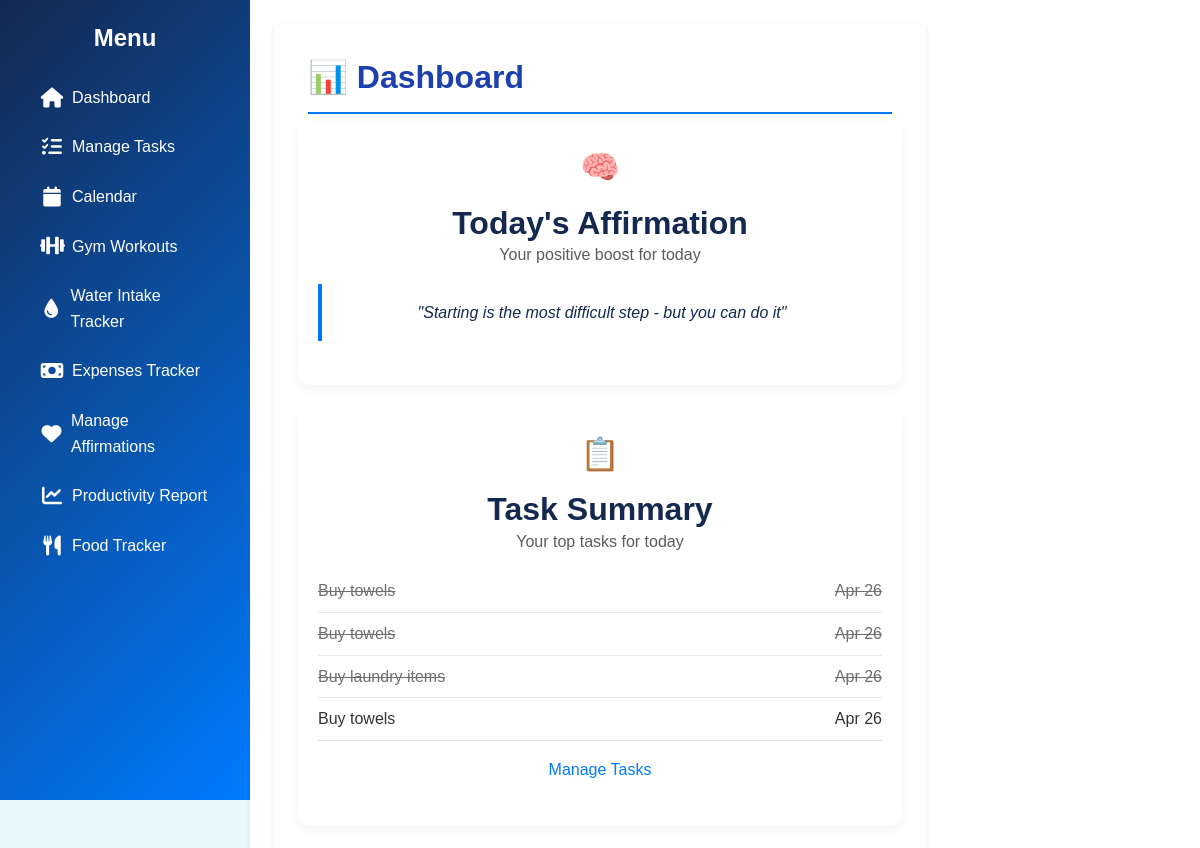
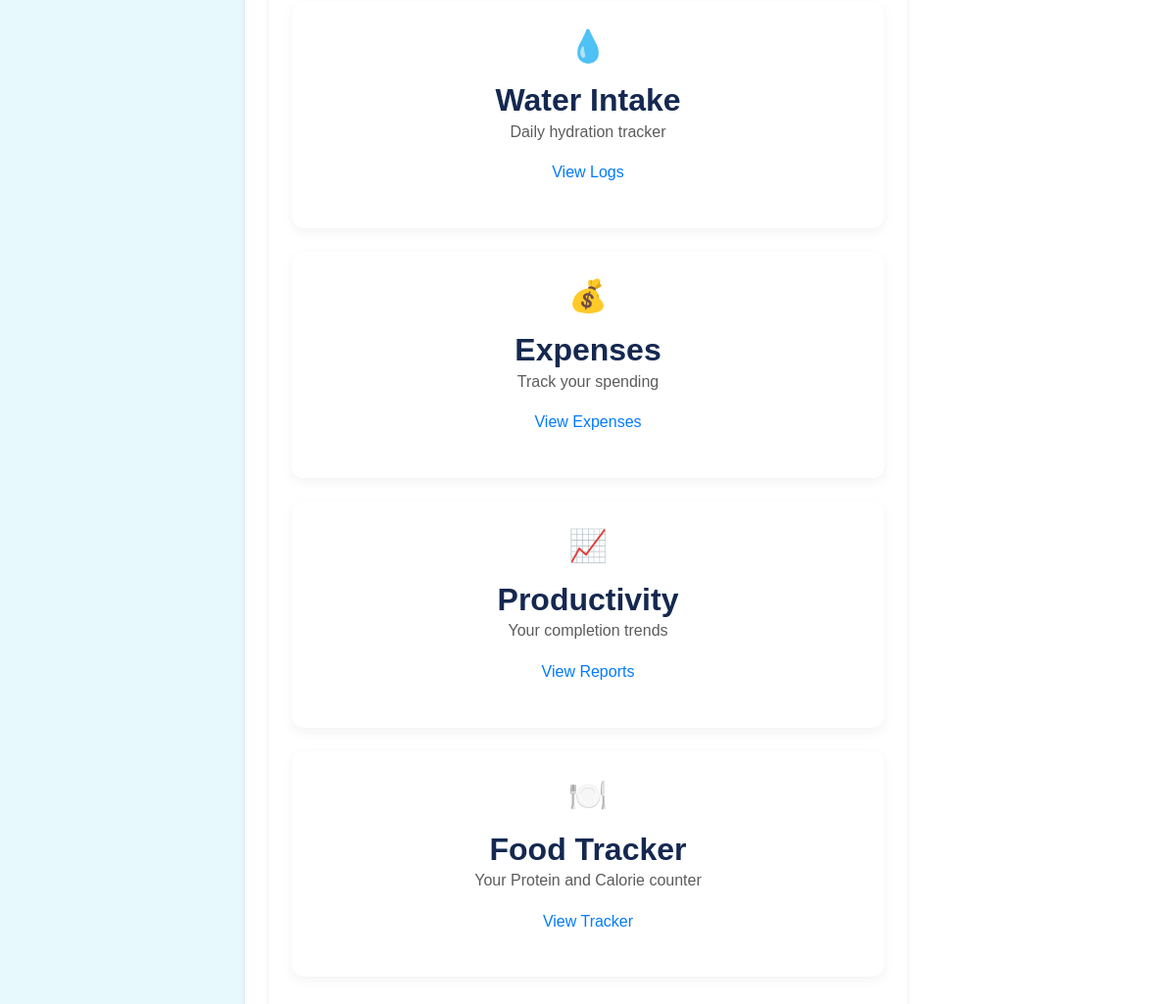
The page / on the database its author committed (2 pictures, top to bottom).
### app.py (models this page shows)
class Affirmation(db.Model):
    id = db.Column(db.Integer, primary_key=True)
    message = db.Column(db.String(200), nullable=False)

class Task(db.Model):
    id = db.Column(db.Integer, primary_key=True)
    description = db.Column(db.String(200), nullable=False)
    completed = db.Column(db.Boolean, default=False)
    date = db.Column(db.Date, nullable=False)

### app.py (the view)
@app.route('/')
def home(): #Route to display tasks and random affirmations on dashboard#
    today = datetime.today().date()
    tasks = Task.query.filter(Task.date == today).all()
    affirmations = Affirmation.query.all()
    daily_affirmation = random.choice(affirmations).message if affirmations else "Stay positive!"
    return render_template('dashboard.html', tasks=tasks, affirmation=daily_affirmation)

### templates/dashboard.html (shortened to what this page needs)
{% extends "base.html" %}
{% block content %}
<main class="dashboard-container">
    <h1 class="page-header">
        📊 Dashboard
    </h1>
    <div class="card-grid">
        <div class="card-row top-row">
            <div class="card">
                <div class="card-icon">🧠</div>
                <h2>Today's Affirmation</h2>
                <p class="card-subtitle">Your positive boost for today</p>
                <blockquote class="affirmation-text">"{{ affirmation }}"</blockquote>
            </div>
            <div class="card">
                <div class="card-icon">📋</div>
                <h2>Task Summary</h2>
                <p class="card-subtitle">Your top tasks for today</p>
                <ul class="task-list">
                    {% if tasks %}
                        {% for task in tasks[:4] %}
                        <li class="{% if task.completed %}completed{% endif %}">
                            {{ task.title or task.description }}
                            <span>{{ task.date.strftime('%b %d') }}</span>
                        </li>
                        {% endfor %}
                    {% else %}
                        <li>No tasks today</li>
                    {% endif %}
                </ul>
                <a href="{{ url_for('task_manager') }}" class="card-btn">Manage Tasks</a>
            </div>
            <div class="card">
                <div class="card-icon">💧</div>
                <h2>Water Intake</h2>
                <p class="card-subtitle">Daily hydration tracker</p>
                <a href="/water_intake" class="card-btn">View Logs</a>
            </div>
            <div class="card">
              <div class="card-icon">💰</div>
              <h2>Expenses</h2>
              <p class="card-subtitle">Track your spending</p>
              <a href="/expenses" class="card-btn">View Expenses</a>
          </div>
          <div class="card">
                <div class="card-icon">📈</div>
                <h2>Productivity</h2>
                <p class="card-subtitle">Your completion trends</p>
                <a href="/productivity_report" class="card-btn">View Reports</a>
          </div>
          <div class="card">
            <div class="card-icon">🍽️</div>
            <h2>Food Tracker</h2>
            <p class="card-subtitle">Your Protein and Calorie counter</p>
            <a href="{{ url_for('nutrition') }}" class="card-btn">View Tracker</a>
          </div>
        </div>
        </div>
    </main>
{% endblock %}

### static/style.css (style rules this page uses)
:root { --primary-dark: #142850; --primary-blue: #007BFF; --primary-light: #e8f9fd; --accent-turquoise: #00c9cc; --success-green: #4CAF50; --warning-orange: #FFC107; --danger-red: #F44336; --white: #ffffff; --light-gray: #f5f5f5; --medium-gray: #e0e0e0; --dark-gray: #333333; --black: #000000; --main-font: 'Poppins', sans-serif; --heading-font: 'Poppins', sans-serif; --base-font-size: 16px; --text-regular: 1rem; --text-small: 0.875rem; --text-large: 1.25rem; --space-xs: 0.25rem; --space-sm: 0.5rem; --space-md: 1rem; --space-lg: 1.5rem; --space-xl: 2rem; --space-xxl: 3rem; --radius-sm: 4px; --radius-md: 8px; --radius-lg: 12px; --radius-xl: 16px; --radius-round: 50%; --shadow-sm: 0 2px 4px rgba(0,0,0,0.1); --shadow-md: 0 4px 8px rgba(0,0,0,0.15); --shadow-lg: 0 8px 16px rgba(0,0,0,0.2); --shadow-inset: inset 0 2px 4px rgba(0,0,0,0.1); --transition-fast: 0.15s ease; --transition-normal: 0.3s ease; --transition-slow: 0.5s ease; --z-sidebar: 100; --z-modal: 200; --z-toast: 300; }
* { box-sizing: border-box; margin: 0; padding: 0; }
html { font-size: var(--base-font-size); scroll-behavior: smooth; }
body { font-family: var(--main-font); line-height: 1.6; color: var(--dark-gray); background-color: var(--primary-light); -webkit-font-smoothing: antialiased; -moz-osx-font-smoothing: grayscale; }
h1, h2, h3, h4, h5, h6 { font-family: var(--heading-font); color: var(--primary-dark); margin-top: 0; line-height: 1.2; font-weight: 600; }
h1 { font-size: 2.5rem; }
h2 { font-size: 2rem; }
p { margin-bottom: var(--space-md); }
a { color: var(--primary-blue); text-decoration: none; transition: color var(--transition-fast); }
ul, ol { margin-bottom: var(--space-md); padding-left: var(--space-lg); }
main { margin-left: 250px; padding: var(--space-lg); min-height: 100vh; background-color: var(--white); box-shadow: var(--shadow-sm); margin-top: 0; margin-right: 0; margin-bottom: 0; }
.card { background: var(--white); border-radius: var(--radius-md); box-shadow: var(--shadow-sm); padding: var(--space-lg); margin-bottom: var(--space-lg); transition: all var(--transition-normal); height: 100%; }
.dashboard-container { padding: var(--space-lg); max-width: 100%; margin: 0; width: calc(100% - 250px); }
.page-header { display: flex; align-items: center; gap: var(--space-md); padding-bottom: var(--space-md); border-bottom: 2px solid var(--primary-blue); margin: 10px; }
.card-grid { display: grid; gap: var(--space-lg); }
.card-row { display: grid; gap: var(--space-lg); }
.top-row { grid-template-columns: repeat(auto-fit, minmax(300px, 1fr)); }
.card-icon { font-size: 2.5rem; margin-bottom: var(--space-md); color: var(--primary-blue); }
.card-subtitle { color: var(--dark-gray); opacity: 0.8; margin-bottom: var(--space-md); }
.task-list { list-style: none; padding: 0; margin: 0 0 var(--space-md); }
.task-list li { padding: var(--space-sm) 0; border-bottom: 1px solid var(--medium-gray); display: flex; justify-content: space-between; }
.task-list li.completed { text-decoration: line-through; color: var(--dark-gray); opacity: 0.7; }
.affirmation-text { font-style: italic; color: var(--primary-dark); padding: var(--space-md); border-left: 4px solid var(--primary-blue); }
.page-header { color: #1e40af; font-size: 2rem; margin-bottom: 8px; display: flex; align-items: center; gap: 10px; }
.card-grid { display: grid; grid-template-columns: repeat(auto-fit, minmax(250px, 1fr)); gap: 20px; margin-bottom: 25px; }
.card { background: white; padding: 20px; border-radius: 12px; box-shadow: 0 4px 12px rgba(0, 0, 0, 0.05); text-align: center; }
.card-icon { font-size: 2rem; margin-bottom: 10px; }
.page-header { display: flex; align-items: center; gap: 12px; font-size: 2.2rem; color: var(--primary-dark); margin-bottom: 5px; }

### rows shown on the page
Affirmation: message "Starting is the most difficult step - but you can do it"
Task: description "Buy towels", date "Apr 26"
Task: description "Buy towels", date "Apr 26"
Task: description "Buy laundry items", date "Apr 26"
Task: description "Buy towels", date "Apr 26"
